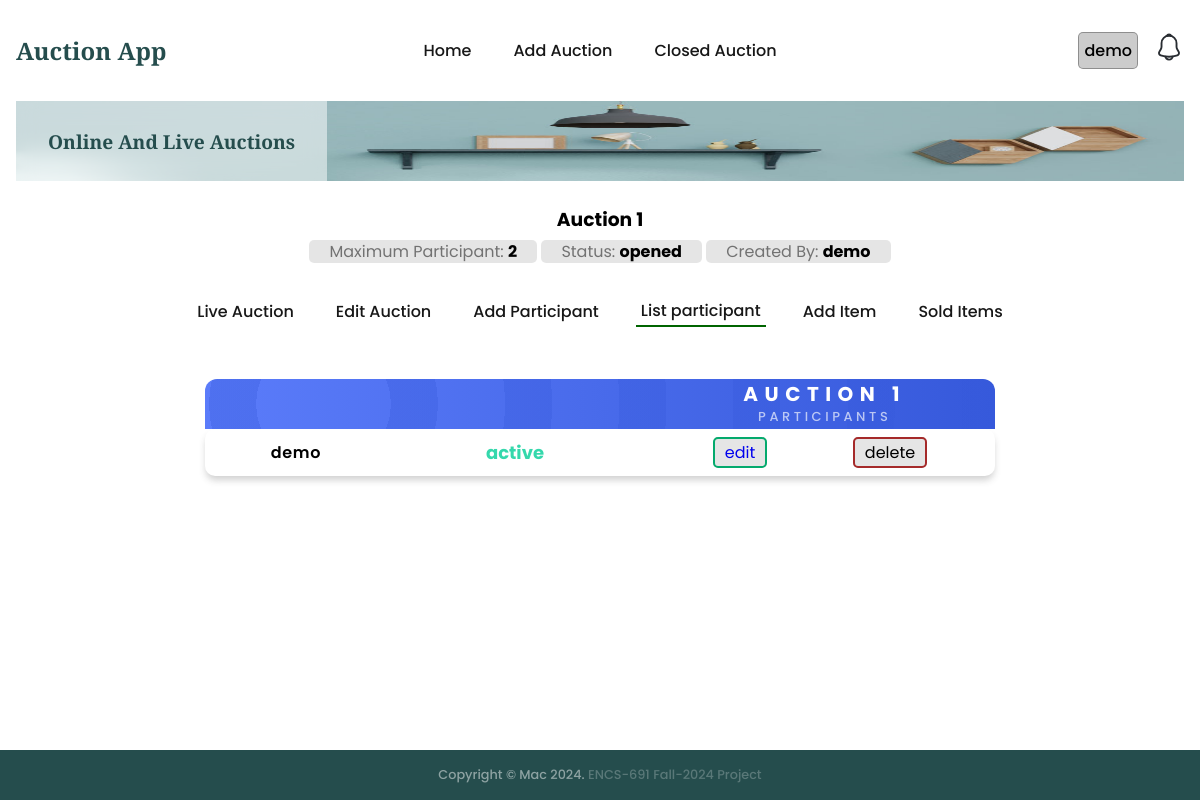
Before: /auction/1/participant/list (signed in) with the older database file.
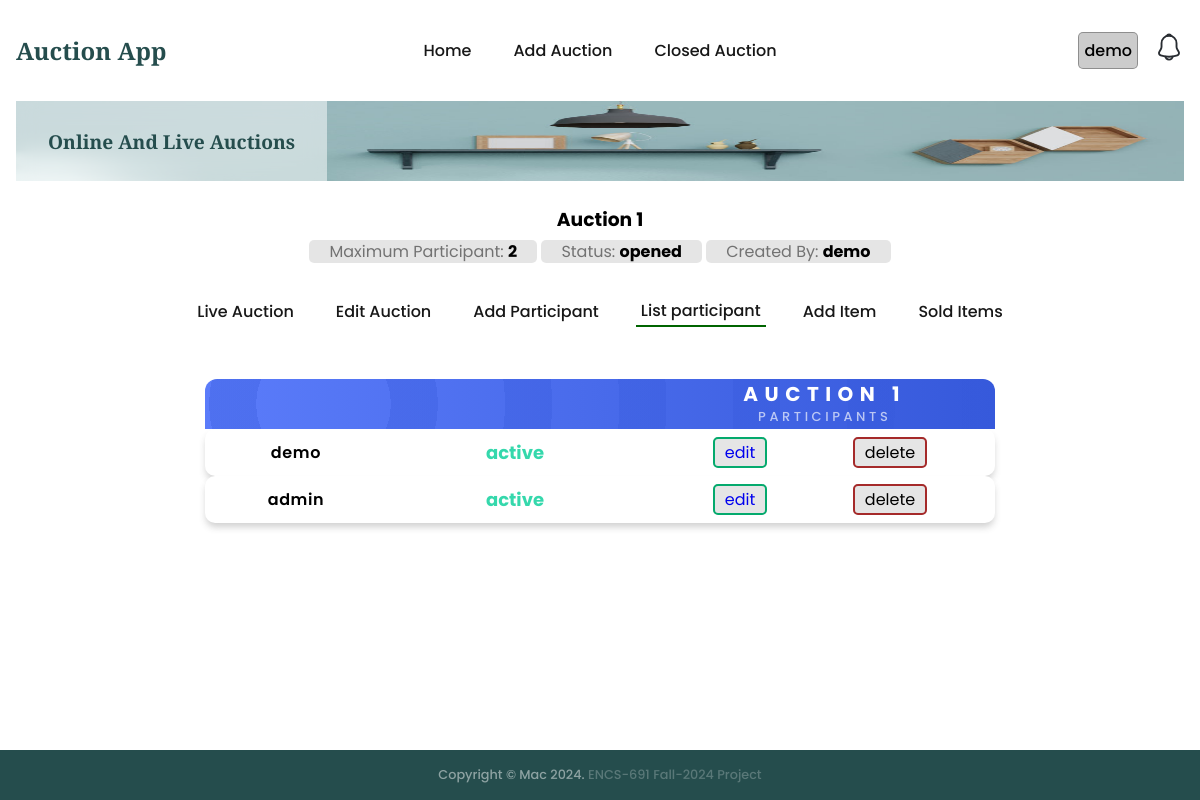
After: the same page with the newer database file.
### auctions/models.py (models this page shows, shortened)
class Participant(models.Model):
    auctionid = models.CharField(max_length=200)
    userid = models.CharField(max_length=200)
    username = models.CharField(max_length=200)
    status = models.CharField(max_length=200)
    createdat = models.DateTimeField(default=timezone.now)

### auctions/views.py (the view)
# urls.py: path('auction/<int:id>/participant/list', views.listParticipants, name='listParticipant'),
@login_required
def listParticipants(req, id):
    auction = getRecordByPk(Auction, id)
    auctionContext = {'auction': auction}
    try:
        participants = Participant.objects.filter(auctionid=id, status__in=participantStatus)
    except Exception as e:
        logging.error(f'listParticipants: {e}')
        error(request=req, message='An error occured. Try again.')
        return render(req, 'auctions/listParticipant.html', context=auctionContext)
    else:
        canEdit = False
        if req.user.username.lower() == auction.username.lower():
            canEdit = True
        context = {'participants': participants, **auctionContext, 'canEdit':canEdit}
        return render(req, 'auctions/listParticipant.html', context=context)

### auctions/utils.py (called while the page is built)
def getRecordByPk(model, id):
    try:
        record = model.objects.get(pk=id)
    except (KeyError, model.DoesNotExist):
        logging.error('getRecordByPk: model does not exist')
        return None
    else:
        return record

### templates/auctions/listParticipant.html
{% extends "auctions/auctionBase.html" %}
{% block auction_content %}
<div class="participant__main">
  <div class="participant">
    <header>
      <h1 class="participant__title">
        <span class="participant__title--top">{{auction.name}}</span>
        <span class="participant__title--bottom">participants</span>
      </h1>
    </header>
    <main class="participant__profiles">
      {% if participants %}
        {% for participant in participants %}
          <article id="{{participant.id}}" class="participant__profile">
            <span class="participant__name">{{participant.username}}</span>
            <span class="participant__value">{{participant.status}}</span>
            {% if canEdit %}
            <span><a class="participant__edit" href="{% url 'auctions:editParticipant' auction.id participant.id %}">edit</a></span>
            <span><a class="participant__delete" url="{% url 'auctions:deleteParticipant' auction.id participant.id %}">delete</a></span>
            {% endif %}
          </article>
        {% endfor %}
      {% else %}
        <div class="auction-notice">No active participant found</div>
      {% endif %}
    </main>
  </div>
</div>
{% endblock %}

Changed rows visible on the page:
added Participant: username "admin", status "active"
